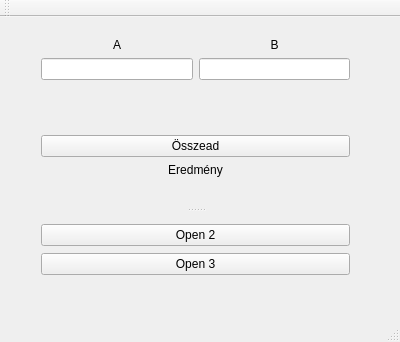
<?xml version="1.0" encoding="UTF-8"?>
<ui version="4.0">
 <class>MainWindow</class>
 <widget class="QMainWindow" name="MainWindow">
  <property name="geometry">
   <rect>
    <x>0</x>
    <y>0</y>
    <width>400</width>
    <height>342</height>
   </rect>
  </property>
  <property name="windowTitle">
   <string>MainWindow</string>
  </property>
  <widget class="QWidget" name="centralWidget">
   <widget class="QSplitter" name="splitter">
    <property name="geometry">
     <rect>
      <x>30</x>
      <y>10</y>
      <width>331</width>
      <height>261</height>
     </rect>
    </property>
    <property name="orientation">
     <enum>Qt::Vertical</enum>
    </property>
    <widget class="QWidget" name="layoutWidget">
     <layout class="QVBoxLayout" name="verticalLayout">
      <item>
       <layout class="QGridLayout" name="gridLayout">
        <item row="0" column="1">
         <widget class="QLabel" name="lblB">
          <property name="text">
           <string>B</string>
          </property>
          <property name="alignment">
           <set>Qt::AlignCenter</set>
          </property>
         </widget>
        </item>
        <item row="0" column="0">
         <widget class="QLabel" name="lblA">
          <property name="text">
           <string>A</string>
          </property>
          <property name="alignment">
           <set>Qt::AlignCenter</set>
          </property>
         </widget>
        </item>
        <item row="1" column="0">
         <widget class="QLineEdit" name="ledtA"/>
        </item>
        <item row="1" column="1">
         <widget class="QLineEdit" name="ledtB"/>
        </item>
       </layout>
      </item>
      <item>
       <spacer name="verticalSpacer">
        <property name="orientation">
         <enum>Qt::Vertical</enum>
        </property>
        <property name="sizeHint" stdset="0">
         <size>
          <width>20</width>
          <height>40</height>
         </size>
        </property>
       </spacer>
      </item>
      <item>
       <widget class="QPushButton" name="pushButtonAdd">
        <property name="text">
         <string>Összead</string>
        </property>
       </widget>
      </item>
      <item>
       <widget class="QLabel" name="label">
        <property name="text">
         <string>Eredmény</string>
        </property>
        <property name="alignment">
         <set>Qt::AlignCenter</set>
        </property>
       </widget>
      </item>
      <item>
       <widget class="QLabel" name="lblResult">
        <property name="text">
         <string/>
        </property>
        <property name="alignment">
         <set>Qt::AlignCenter</set>
        </property>
       </widget>
      </item>
     </layout>
    </widget>
    <widget class="QWidget" name="">
     <layout class="QVBoxLayout" name="verticalLayout_2">
      <item>
       <widget class="QPushButton" name="btnOpen2">
        <property name="text">
         <string>Open 2</string>
        </property>
       </widget>
      </item>
      <item>
       <widget class="QPushButton" name="btnOpen3">
        <property name="text">
         <string>Open 3</string>
        </property>
       </widget>
      </item>
     </layout>
    </widget>
   </widget>
  </widget>
  <widget class="QMenuBar" name="menuBar">
   <property name="geometry">
    <rect>
     <x>0</x>
     <y>0</y>
     <width>400</width>
     <height>22</height>
    </rect>
   </property>
  </widget>
  <widget class="QToolBar" name="mainToolBar">
   <attribute name="toolBarArea">
    <enum>TopToolBarArea</enum>
   </attribute>
   <attribute name="toolBarBreak">
    <bool>false</bool>
   </attribute>
  </widget>
  <widget class="QStatusBar" name="statusBar"/>
 </widget>
 <layoutdefault spacing="6" margin="11"/>
 <resources/>
 <connections/>
</ui>
